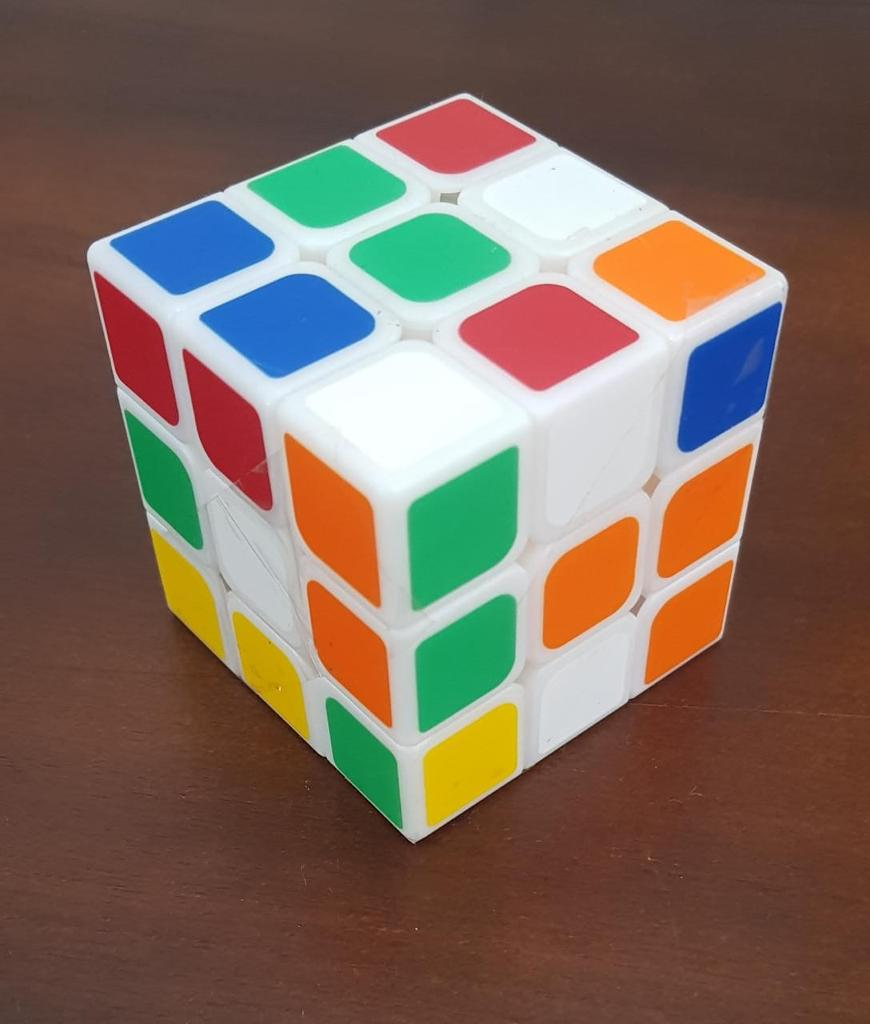
#> input picture Input/1.jpg, 870 x 1024 px
$ python -i rubiks_cube_face_recognition.py   (imports and definitions only)   (older library calls are emulated)
#> lines starting #> are read from the running program, lines starting #| are printed output that depends on the picture
#> further down, picture is the input picture: shape (1024, 870, 3); mean B, G, R 91.8, 104.8, 125.2
from sklearn.linear_model import LinearRegression
from sklearn.preprocessing import StandardScaler
from sklearn.datasets import make_blobs
from sklearn.cluster import KMeans
from ipywidgets import interact, interactive, fixed, interact_manual
import time
import numpy as np
import cv2
from tqdm import trange
import matplotlib.pyplot as plt
import seaborn as sns
import glob
from math import sqrt

# [2 lines not run here, left out]
RECOGNIZED_IMAGES = "recognized images/"
INPUT_IMAGES = "Input/"


def rgb(img):
    return cv2.cvtColor(img, cv2.COLOR_BGR2RGB)


def bgr(img):
    return cv2.cvtColor(img, cv2.COLOR_RGB2BGR)


list_of_colors = [[255, 30, 30], [0, 255, 0], [0, 0, 255],
                  [255, 110, 0], [255, 200, 0], [255, 255, 255]]
list_of_colors_names = ["red", "green", "blue", "orange", "yellow", "white"]


# [50 lines left out: function closest, not called in this run]


class GHD_Scaler:
    def __init__(self):
        pass

    def fit(self, X):
        pass

    def transform(self, X):
        return X

    def inverse_transform(self, X):
        return X


# [241 lines left out: functions cluster_points, line_to_points, plot_lines_on_cube, plot_intersection_points_on_cube, fit_lines, disp, not called in this run]


def shadow_remove(img):
    rgb_planes = cv2.split(img)
    result_norm_planes = []
    for plane in rgb_planes:
        dilated_img = cv2.dilate(plane, np.ones((7, 7), np.uint8))
        bg_img = cv2.medianBlur(dilated_img, 21)
        diff_img = 255 - cv2.absdiff(plane, bg_img)
        norm_img = cv2.normalize(
            diff_img, None, alpha=0, beta=255, norm_type=cv2.NORM_MINMAX, dtype=cv2.CV_8UC1)
        result_norm_planes.append(norm_img)
#> this loop made 3 passes
#> pass 1, in shadow_remove, `dilated_img = cv2.dilate(plane, np.ones((7, 7), np.uint8))`:
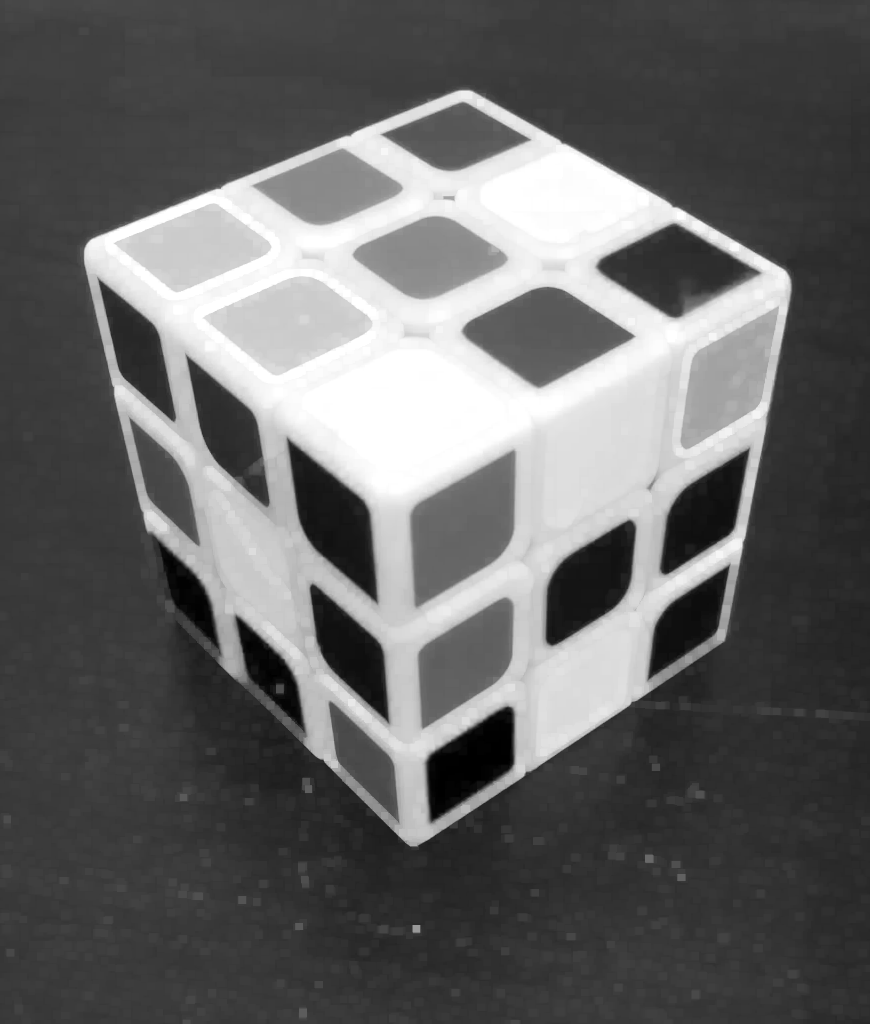
#> dilated_img: shape (1024, 870); min 0, max 255, mean 101.2
#> after the loop:
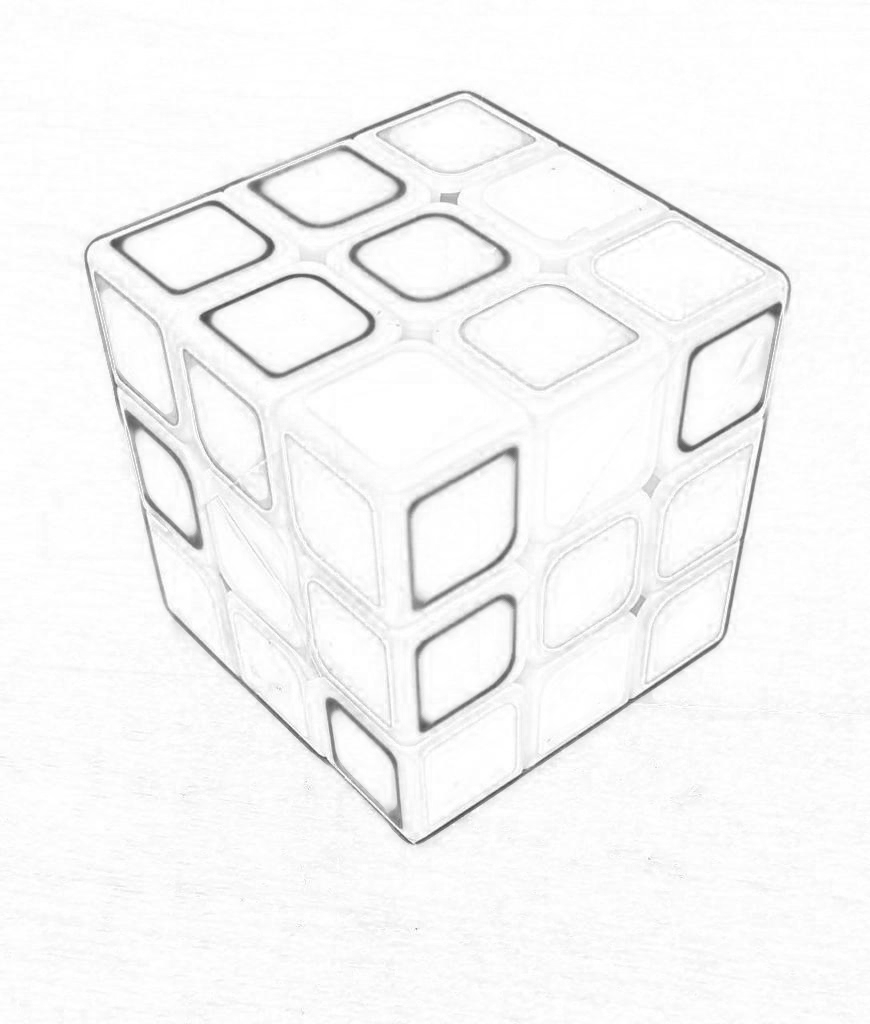
#> diff_img: shape (1024, 870); min 70, max 255, mean 247.1
#> after the loop:
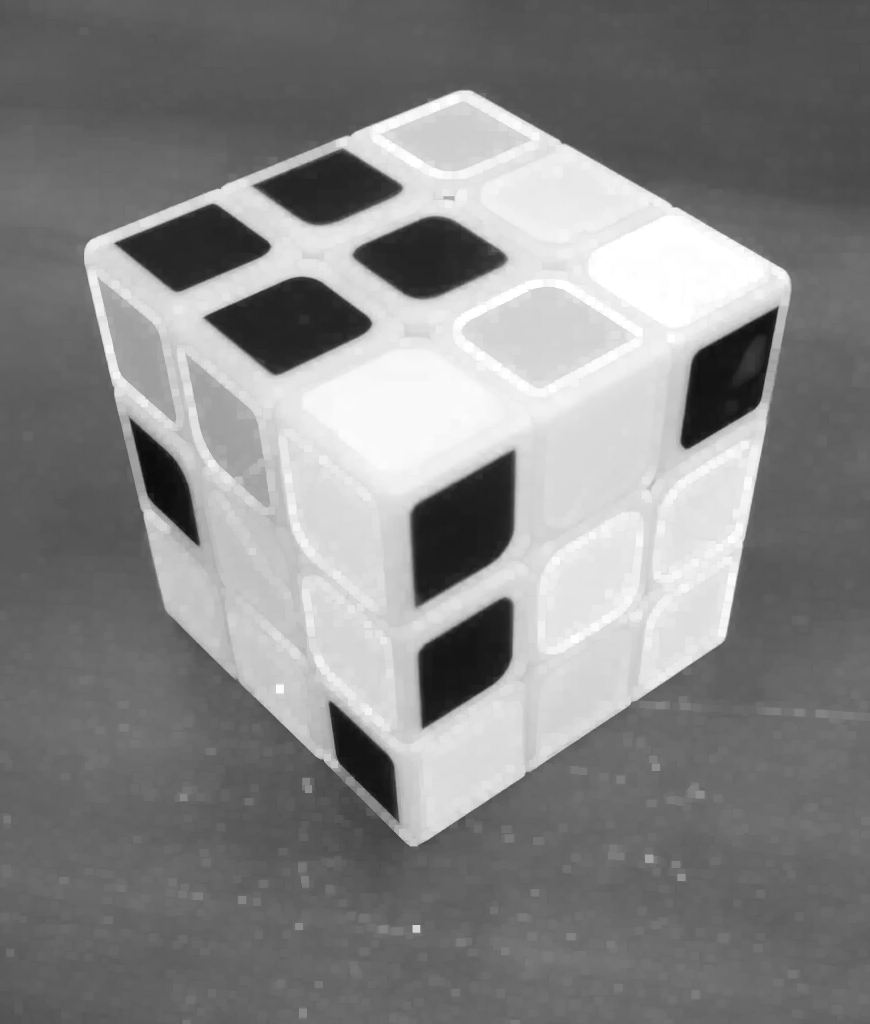
#> dilated_img: shape (1024, 870); min 12, max 255, mean 133.3
#> after the loop, result_norm_planes = 3 items
    shadowremov = cv2.merge(result_norm_planes)
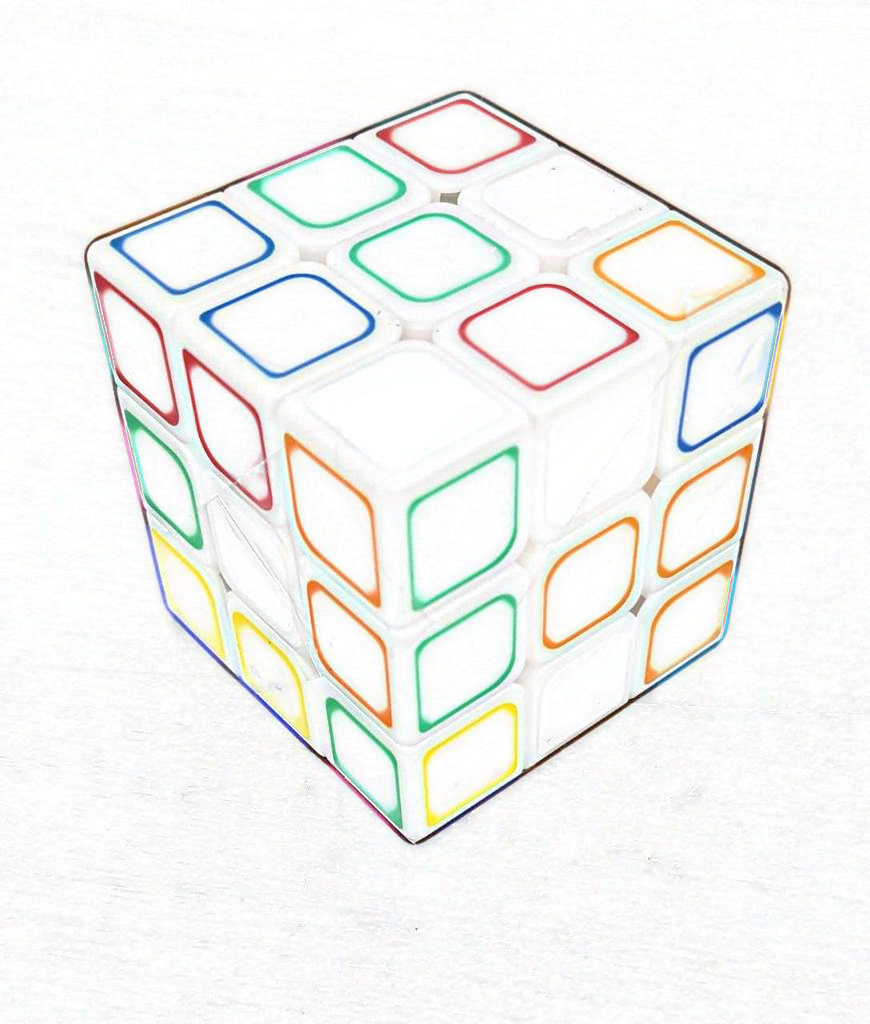
#> shadowremov: shape (1024, 870, 3); mean of channels 0, 1, 2 242.3, 244.7, 244.1; drawn as B, G, R
    return shadowremov


# [324 lines left out: function extract_faces, not called in this run]


# Main
colors = [
    (245, 0, 87),  # rgb(245, 0, 87)
    (0, 230, 118),  # rgb(0, 230, 118)
    (25, 118, 210),  # rgb(25, 118, 210)
    (245, 124, 0),  # rgb(245, 124, 0)
    (124, 77, 255)  # rgb(124, 77, 255)
]

colors_01 = [
    (245/255, 0/255, 87/255),  # rgb(245, 0, 87)
    (0/255, 230/255, 118/255),  # rgb(0, 230, 118)
    (25/255, 118/255, 210/255),  # rgb(25, 118, 210)
    (245/255, 124/255, 0/255),  # rgb(245, 124, 0)
    (124/255, 77/255, 255/255)  # rgb(124, 77, 255)
]


# [65 lines left out: function detect_colors, not called in this run]


# if __name__ == '__main__':
#     print(detect_colors())

>>> import cv2
>>> picture = cv2.imread('../Input/1.jpg')
>>> result = shadow_remove(picture)

$ run again, on Input/IMG_5005.jpg
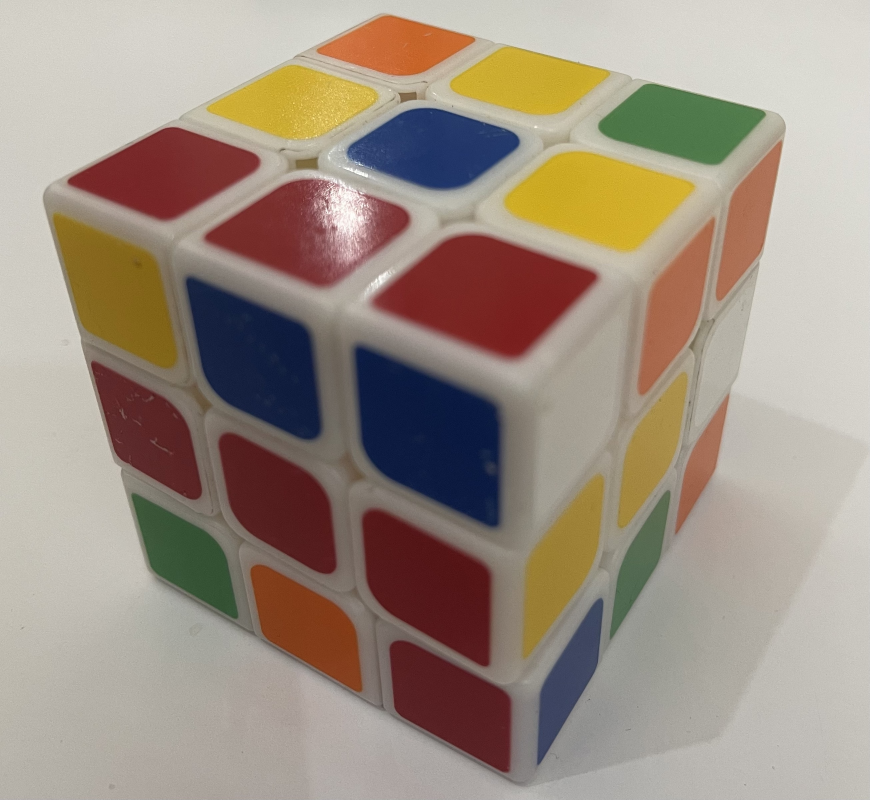
#> input picture Input/IMG_5005.jpg, 2609 x 2399 px (shown at 1/3 size)
#> picture is the input picture: shape (2399, 2609, 3); mean B, G, R 130.4, 143.8, 158.1
#> the loop in shadow_remove, `for plane in rgb_planes:` made 3 passes
#> pass 1, in shadow_remove, `diff_img = 255 - cv2.absdiff(plane, bg_img)`:
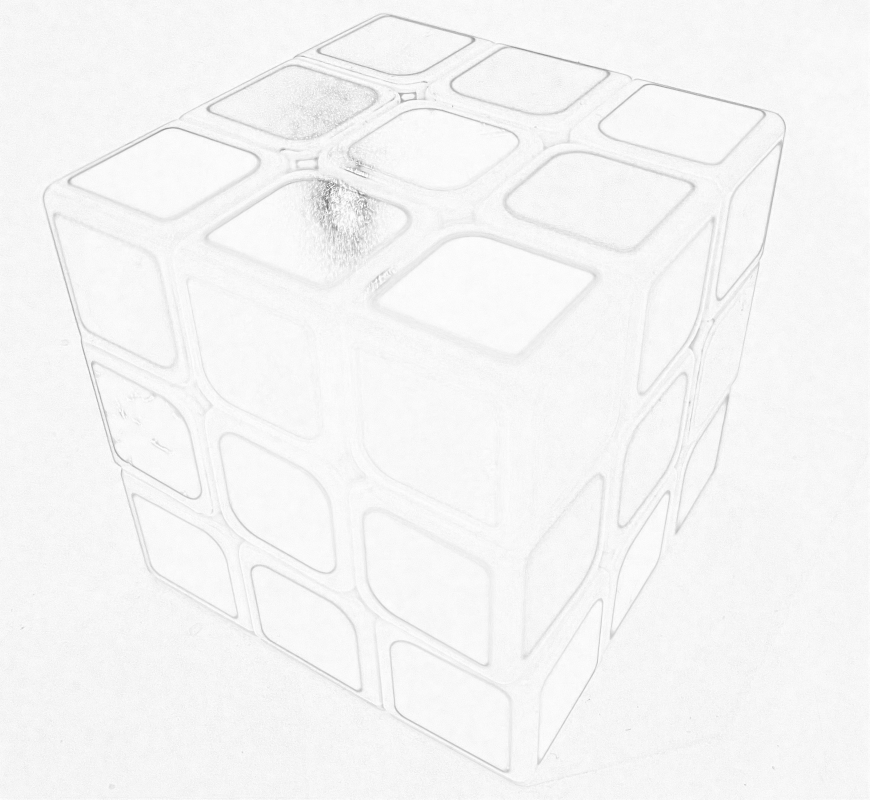
#> diff_img: shape (2399, 2609) (shown at 1/3 size); min 89, max 255, mean 245.4
#> after the loop in shadow_remove, `for plane in rgb_planes:`:
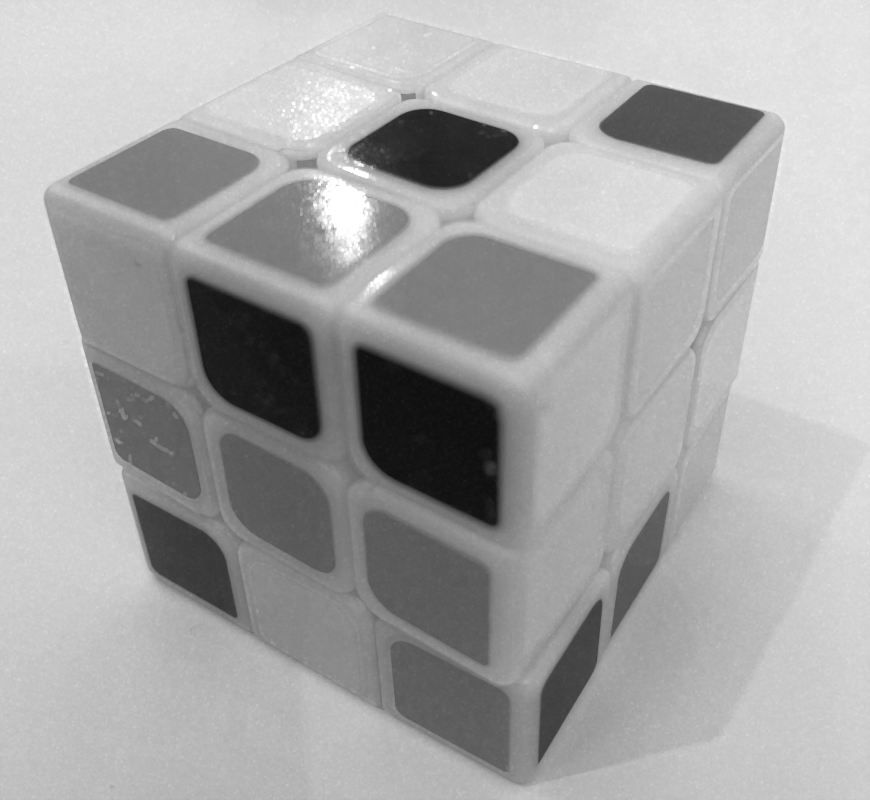
#> dilated_img: shape (2399, 2609) (shown at 1/3 size); min 12, max 255, mean 167.2
#> after the loop in shadow_remove, `for plane in rgb_planes:`: result_norm_planes = 3 items

$ run again, on Input/IMG_5006.jpg
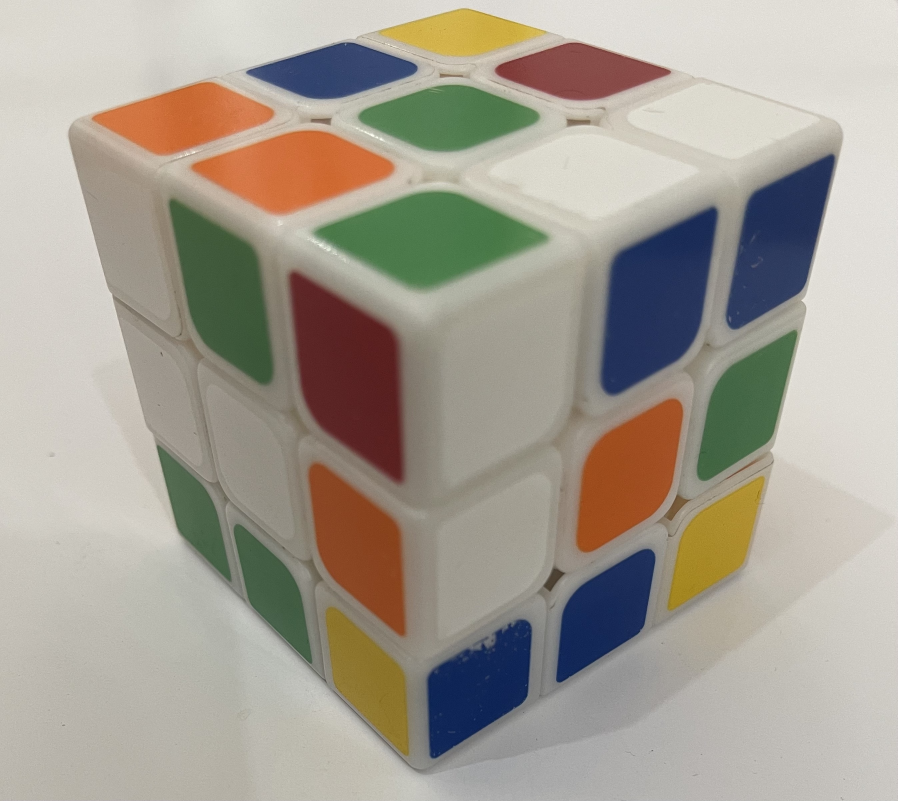
#> input picture Input/IMG_5006.jpg, 2692 x 2403 px (shown at 1/3 size)
#> picture is the input picture: shape (2403, 2692, 3); mean B, G, R 146.9, 158.4, 164.8
#> the loop in shadow_remove, `for plane in rgb_planes:` made 3 passes
#> after the loop in shadow_remove, `for plane in rgb_planes:`:
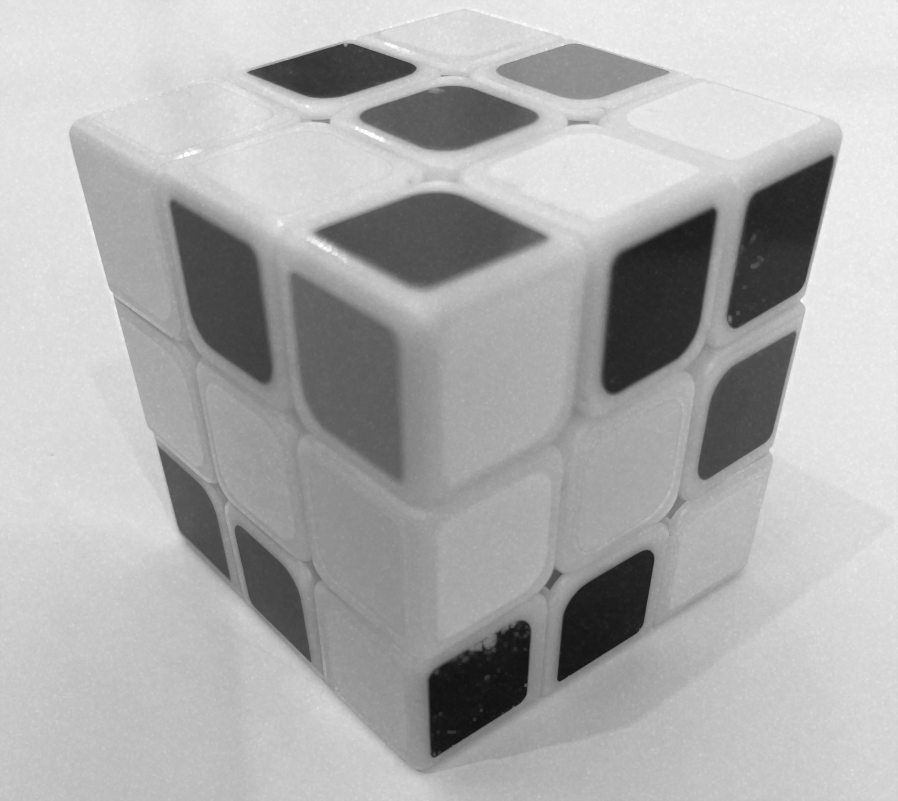
#> dilated_img: shape (2403, 2692) (shown at 1/3 size); min 16, max 255, mean 173.9
#> after the loop in shadow_remove, `for plane in rgb_planes:`: result_norm_planes = 3 items
#> in shadow_remove, `shadowremov = cv2.merge(result_norm_planes)`:
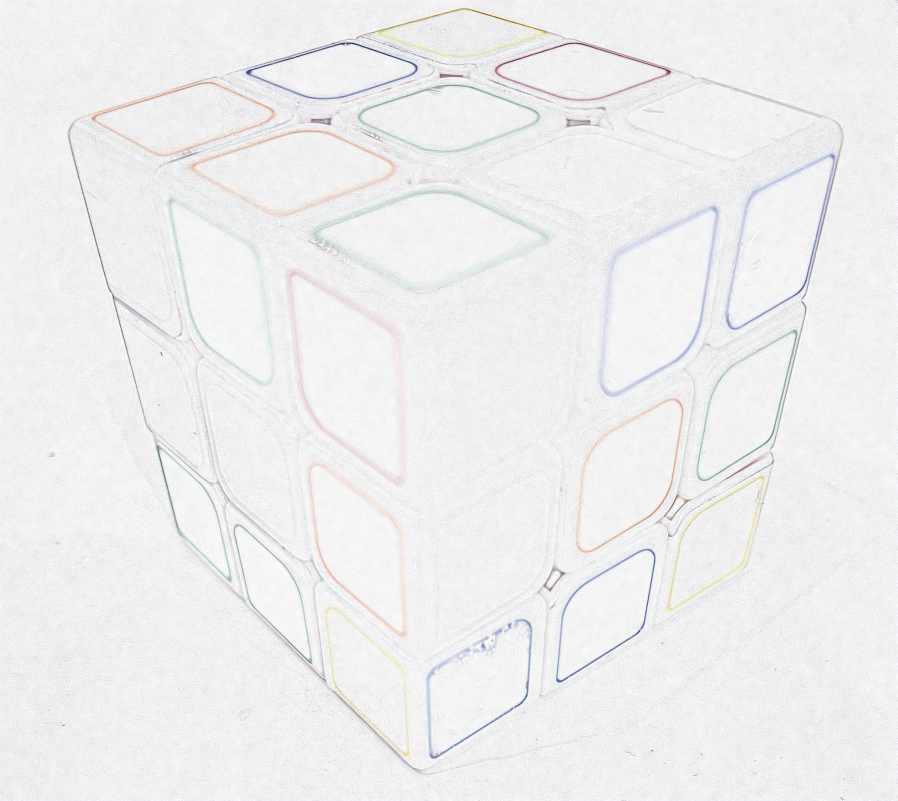
#> shadowremov: shape (2403, 2692, 3) (shown at 1/3 size); mean of channels 0, 1, 2 239.3, 238.1, 238.7; drawn as B, G, R
